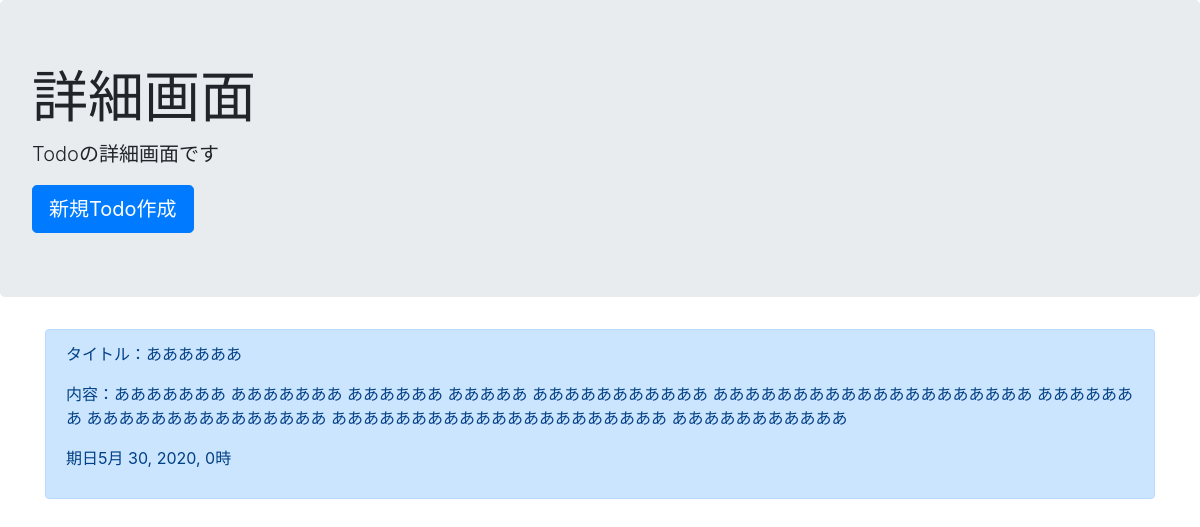
The app's page /detail/6 with its own data.
### Todo_App/models.py (models this page shows, shortened)
class TodoModel(models.Model):
    title = models.CharField(max_length=50)
    memo = models.TextField()
    priority = models.CharField(
        max_length=50,
        choices=PRIORITY
    )
    duedate = models.DateTimeField()

### Todo_App/views.py (the view)
# urls.py: path('detail/<int:pk>', Post_Detail.as_view(), name="detail"),
class Post_Detail(DetailView):
    template_name = 'Todo/detail.html'
    model = TodoModel

### templates/Todo/detail.html
{% extends 'Todo/base.html' %}
{% block header %}
<div class="jumbotron">
  <h1 class="display-4">詳細画面</h1>
  <p class="lead">Todoの詳細画面です</p>
  <a class="btn btn-primary btn-lg" href="{% url 'create' %}" role="button">新規Todo作成</a>
</div>
{% endblock %}
{% block content %}
    <div class="container">
    <div class="alert alert-primary" role="alert">
    <p>タイトル：{{ object.title }}</p>
    <p>内容：{{ object.memo }}</p>
    <p>期日{{ object.duedate }}</p>
    </div>
    </div>
{% endblock %}

### records on screen
TodoModel: title "ああああああ", memo "あああああああ あああああああ ああああああ あああああ あああああああああああ ああああああああああああああああああああ あああああああ あああああああああああああああ あああああああああああああああああああああ あああああああああああ", duedate "5月 30, 2020, 0時"
